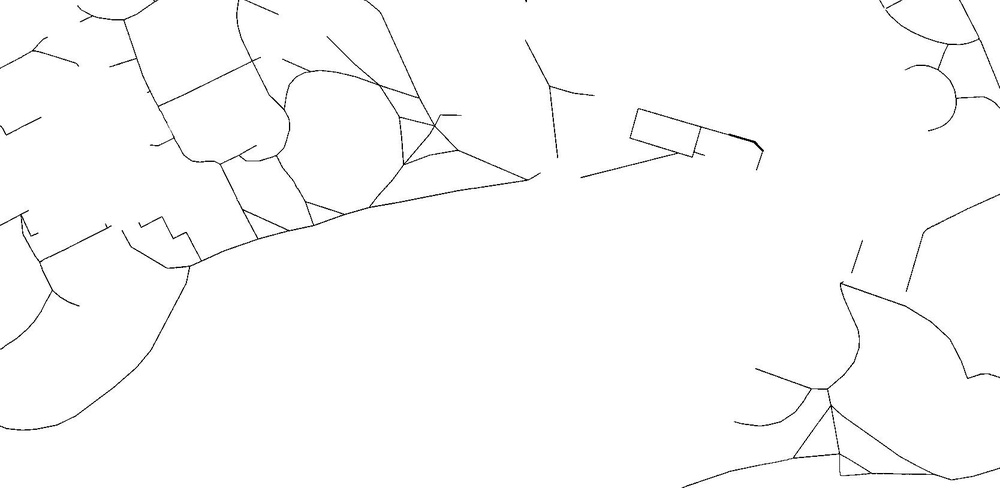
#> input picture pathfinding/output.jpg, 1000 x 488 px, shrunk from 1668 x 814 before the run, found by its file name
$ jupyter execute --allow-errors path_extraction.ipynb
#> lines starting #> are read from the running program, lines starting #| are printed output that depends on the picture
[cell 1]
from PIL import Image
import numpy as np

#> (a cell that did not finish here is left out)

#> (a cell that did not finish here is left out)

[cell 4]
img = Image.open("output.jpg").convert("L")
img_arr = np.array(img)

[cell 5]
ref_img = []
counter = 0
for row in range(len(img_arr)):
    for ele in range(len(img_arr[0])):
        if img_arr[row][ele] > 200:
            img_arr[row][ele] = 255
        elif img_arr[row][ele] < 50:
            img_arr[row][ele] = 0
        else:
            img_arr[row][ele] = 100
            ref_img.append([row, ele])
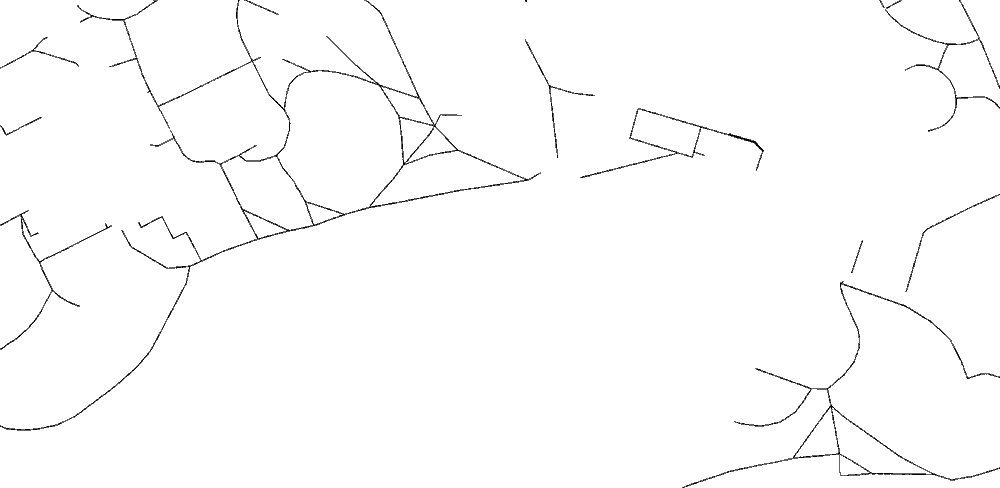
#> img_arr: shape (488, 1000); min 0, max 255, mean 251.7
#> after the loop, ref_img = 6496 pairs, first value 0 to 487, second value 0 to 999
